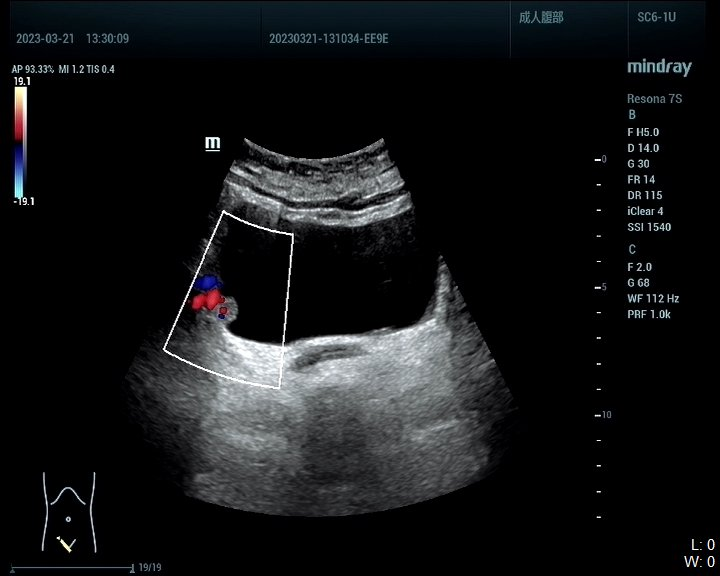
#> input picture data/bladdercancer/test/832.jpg, 720 x 576 px
$ python -i generate_coarse_masks.py   (imports and definitions only)
#> lines starting #> are read from the running program, lines starting #| are printed output that depends on the picture; after the words box and inside, x2 and y2 are one past the last pixel; in counts of white or black regions, pixels touching at a corner belong together
from __future__ import annotations

import argparse
from pathlib import Path

import cv2
import numpy as np
from tqdm import tqdm


IMAGE_EXTENSIONS = {".jpg", ".jpeg", ".png", ".bmp", ".tif", ".tiff"}


# [21 lines left out: functions parse_args, list_images, not called in this run]


def preprocess(gray: np.ndarray) -> np.ndarray:
    blurred = cv2.GaussianBlur(gray, (7, 7), 0)
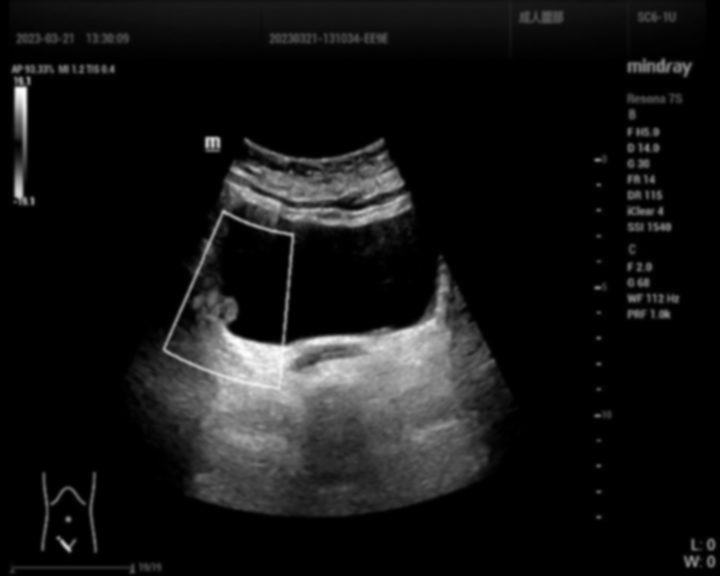
#> blurred: shape (576, 720); min 0, max 253, mean 20.9
    return cv2.equalizeHist(blurred)
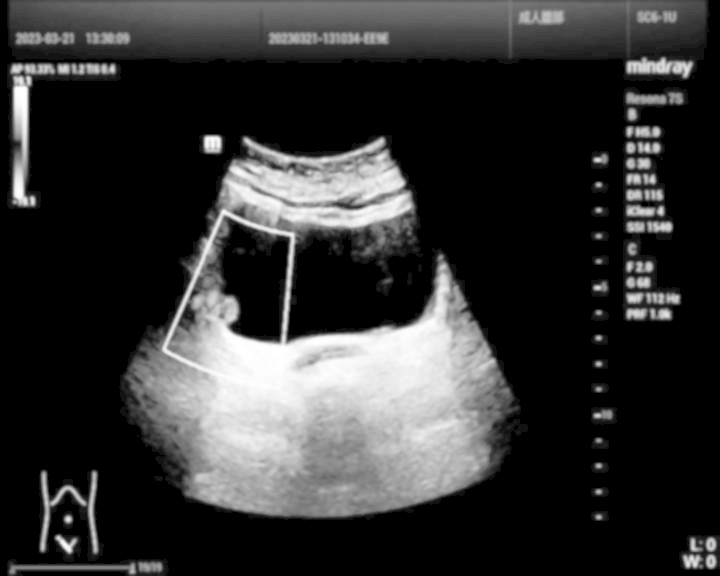
#> returned value: shape (576, 720); min 0, max 255, mean 50.8


# [11 lines left out: functions centrality_score, border_touching, not called in this run]


def component_score(
    component_mask: np.ndarray,
    processed_gray: np.ndarray,
) -> float:
    h, w = component_mask.shape
    ys, xs = np.where(component_mask > 0)
    if len(xs) == 0:
        return -1e9

    x, y, bw, bh = cv2.boundingRect(np.column_stack([xs, ys]))
    area = float(component_mask.sum() / 255.0)
    area_ratio = area / float(h * w)

    if area_ratio < 0.003 or area_ratio > 0.45:
        return -1e9

    cx = float(xs.mean())
    cy = float(ys.mean())
    central = centrality_score(cx, cy, w, h)
    darkness = 1.0 - float(processed_gray[component_mask > 0].mean()) / 255.0

    perimeter = cv2.arcLength(cv2.findContours(component_mask, cv2.RETR_EXTERNAL, cv2.CHAIN_APPROX_SIMPLE)[0][0], True)
    circularity = 0.0 if perimeter <= 0 else float(4.0 * np.pi * area / (perimeter * perimeter))
    circularity = max(0.0, min(circularity, 1.0))

    aspect = min(bw, bh) / max(bw, bh)
    border_penalty = 0.4 if border_touching(x, y, bw, bh, w, h) else 0.0

    return (
        2.8 * darkness
        + 2.2 * central
        + 1.2 * circularity
        + 0.8 * aspect
        + 1.0 * min(area_ratio / 0.08, 1.0)
        - border_penalty
    )


def clean_binary_mask(mask: np.ndarray) -> np.ndarray:
    kernel_small = cv2.getStructuringElement(cv2.MORPH_ELLIPSE, (5, 5))
    kernel_large = cv2.getStructuringElement(cv2.MORPH_ELLIPSE, (11, 11))
    mask = cv2.morphologyEx(mask, cv2.MORPH_OPEN, kernel_small)
    mask = cv2.morphologyEx(mask, cv2.MORPH_CLOSE, kernel_large)
    mask = cv2.medianBlur(mask, 5)
    return mask


def pick_best_component(candidate_mask: np.ndarray, processed_gray: np.ndarray) -> np.ndarray:
    num_labels, labels = cv2.connectedComponents(candidate_mask)
    best_score = -1e9
    best_mask = np.zeros_like(candidate_mask)

    for label in range(1, num_labels):
        component = np.where(labels == label, 255, 0).astype(np.uint8)
        score = component_score(component, processed_gray)
        if score > best_score:
            best_score = score
            best_mask = component

    return best_mask


def generate_mask(gray: np.ndarray) -> np.ndarray:
    processed = preprocess(gray)

    candidate_masks: list[np.ndarray] = []
    percentiles = [8, 12, 16, 20, 24, 28]
    for percentile in percentiles:
        threshold = int(np.percentile(processed, percentile))
        candidate = np.where(processed <= threshold, 255, 0).astype(np.uint8)
        candidate = clean_binary_mask(candidate)
        candidate_masks.append(candidate)
#> this loop made 6 passes
#> pass 1, in generate_mask, `candidate = np.where(processed <= threshold, 255, 0).astype(np.uint8)`:
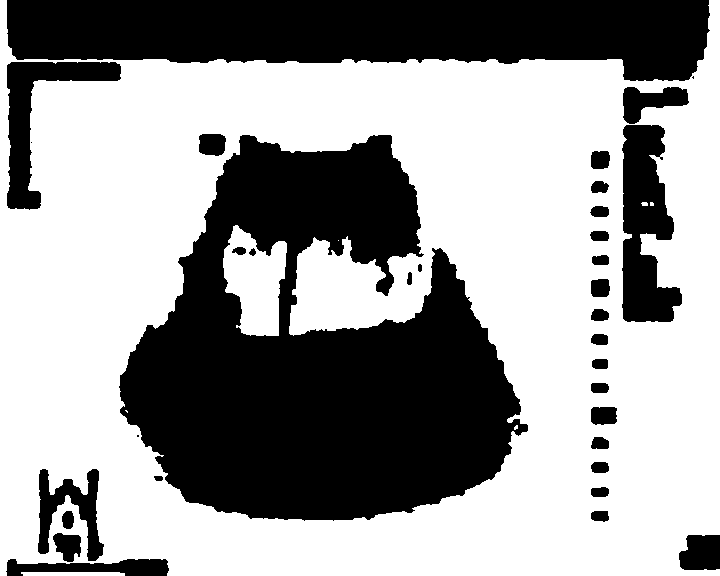
#> candidate: shape (576, 720); 60.8% white; 34 black regions (3 under 20 px), largest, box (x1, y1, x2, y2) and area: (119, 135, 528, 521) 94414, (7, 0, 710, 81) 43781, (622, 125, 682, 322) 7780
#> pass 1, in clean_binary_mask, `mask = cv2.medianBlur(mask, 5)`:
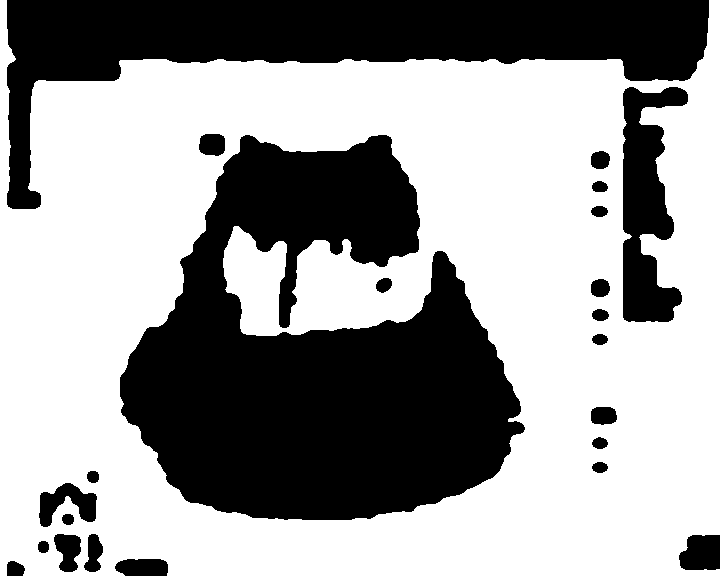
#> mask: shape (576, 720); 61.5% white; 23 black regions, largest, box (x1, y1, x2, y2) and area: (120, 135, 525, 520) 93854, (7, 0, 709, 209) 49039, (623, 87, 688, 322) 9153
#> after the loop, candidate_masks = 6 items

    _, otsu_inv = cv2.threshold(processed, 0, 255, cv2.THRESH_BINARY_INV + cv2.THRESH_OTSU)
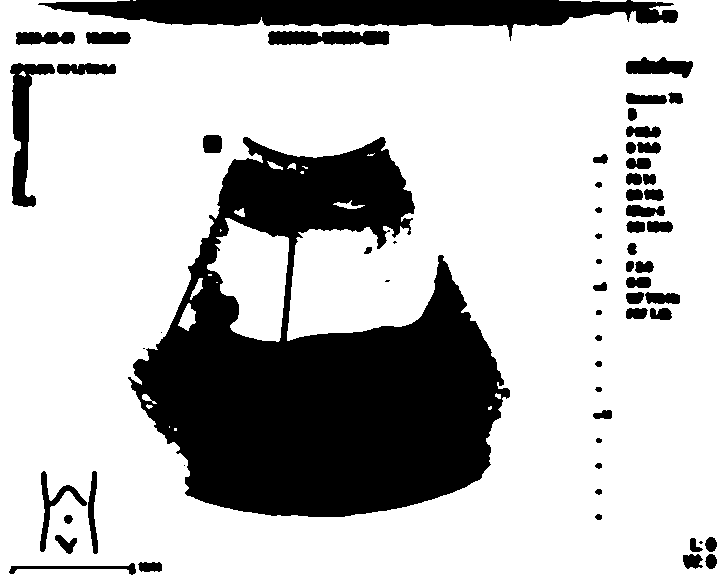
#> otsu_inv: shape (576, 720); 74.4% white; 63 black regions (6 under 20 px), largest, box (x1, y1, x2, y2) and area: (128, 137, 510, 517) 78125, (38, 0, 678, 41) 13423, (10, 63, 55, 207) 2408
    candidate_masks.append(clean_binary_mask(otsu_inv))
#> in clean_binary_mask (call 7), `mask = cv2.morphologyEx(mask, cv2.MORPH_OPEN, kernel_small)`: mask: shape (576, 720); 74% white; 46 black regions (4 under 20 px), largest, box (x1, y1, x2, y2) and area: (128, 137, 510, 517) 78663, (38, 0, 678, 41) 13786, (10, 63, 116, 207) 3033
#> in clean_binary_mask (call 7), `mask = cv2.morphologyEx(mask, cv2.MORPH_CLOSE, kernel_large)`:
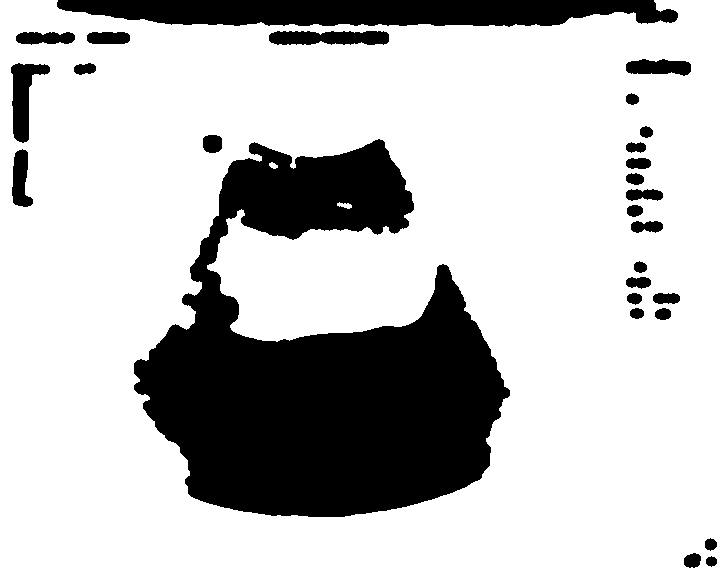
#> mask: shape (576, 720); 76% white; 27 black regions, largest, box (x1, y1, x2, y2) and area: (134, 139, 510, 517) 76992, (57, 0, 678, 27) 13538, (11, 63, 50, 143) 1477
#> in clean_binary_mask (call 7), `mask = cv2.medianBlur(mask, 5)`:
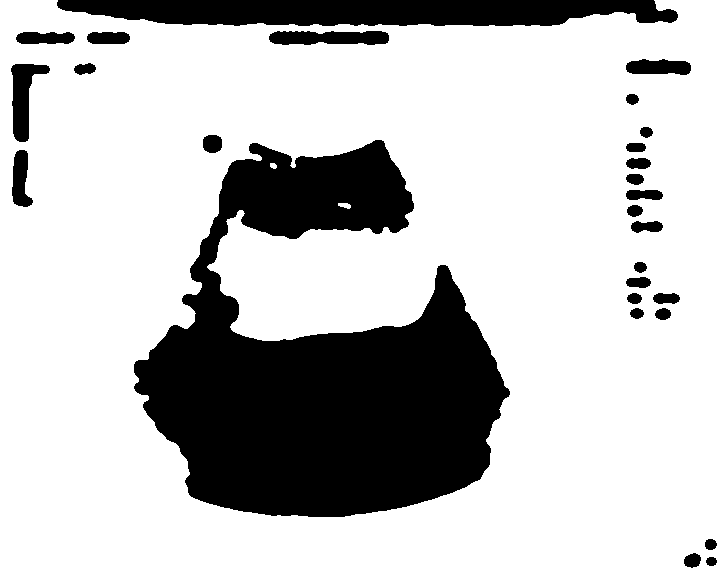
#> mask: shape (576, 720); 76% white; 27 black regions, largest, box (x1, y1, x2, y2) and area: (134, 140, 510, 517) 76981, (57, 0, 678, 26) 13535, (11, 64, 50, 142) 1462

    best_score = -1e9
    best_mask = np.zeros_like(gray)

    for candidate in candidate_masks:
        component = pick_best_component(candidate, processed)
        score = component_score(component, processed)
        if score > best_score:
            best_score = score
            best_mask = component
#> this loop made 7 passes
#> num_labels in pick_best_component on passes 1 to 7: 2, 2, 2, 2, 2, 2, 4
#> after the loop, best_score = -1e+09

    if best_score < -1e8:
        return np.zeros_like(gray)

    return clean_binary_mask(best_mask)


# [79 lines left out: functions save_overlay, process_split, main, not called in this run]


# [2 lines not run here, left out]

>>> import cv2
>>> picture = cv2.imread('../data/bladdercancer/test/832.jpg', cv2.IMREAD_GRAYSCALE)
>>> result = generate_mask(picture)

$ run again, on data/bladdercancer/train/110.jpg
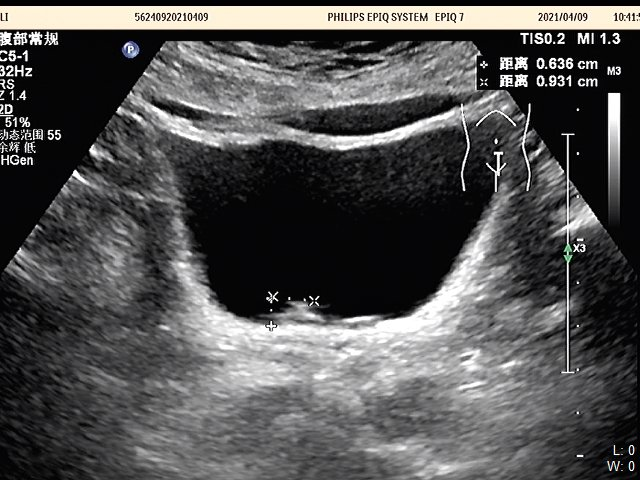
#> input picture data/bladdercancer/train/110.jpg, 640 x 480 px
#> the loop in generate_mask, `for percentile in percentiles:` made 6 passes
#> threshold on passes 1 to 6: 46, 46, 46, 52, 61, 73
#> after the loop in generate_mask, `for percentile in percentiles:`: candidate_masks = 6 items
#> otsu_inv: shape (480, 640); 52.6% white; 107 black regions (43 under 20 px), largest, box (x1, y1, x2, y2) and area: (58, 41, 604, 480) 114513, (0, 5, 640, 46) 16713, (67, 208, 145, 314) 4438
#> the loop in generate_mask, `for candidate in candidate_masks:` made 7 passes
#> num_labels in pick_best_component on passes 1 to 4: 18, 18, 18, 15
#> pass 1, in pick_best_component, `num_labels, labels = cv2.connectedComponents(candidate_mask)`:
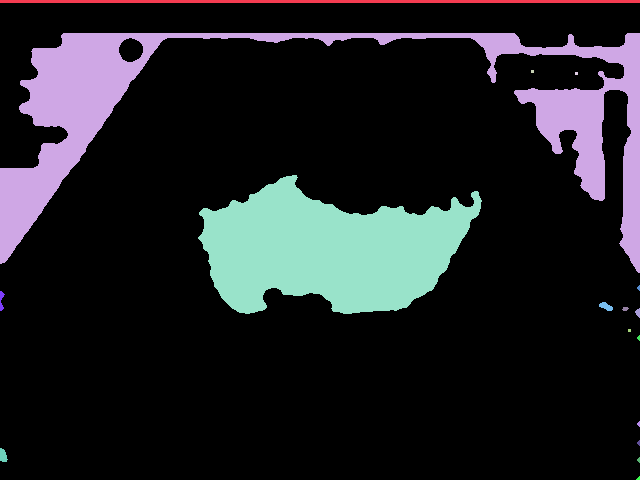
#> labels: shape (480, 640) int32; 18 distinct labels, from 0 to 17; one colour per label, 0 black
#> in clean_binary_mask (call 8), `mask = cv2.morphologyEx(mask, cv2.MORPH_CLOSE, kernel_large)`:
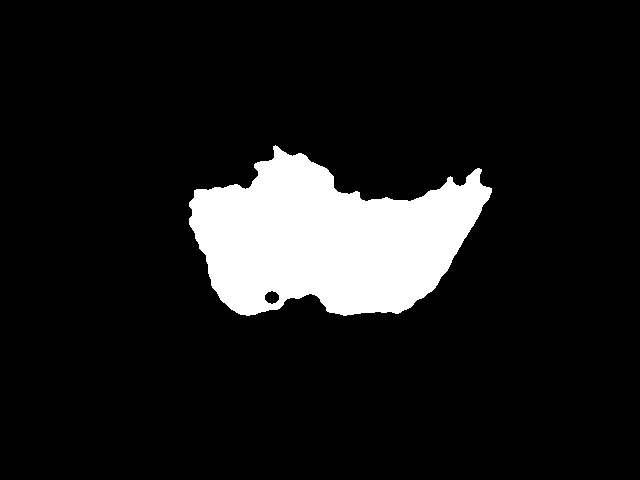
#> mask: shape (480, 640); 10.6% white; 1 white region, box (x1, y1, x2, y2) and area: (189, 145, 492, 316) 32699

$ run again, on data/bladdercancer/train/121.jpg
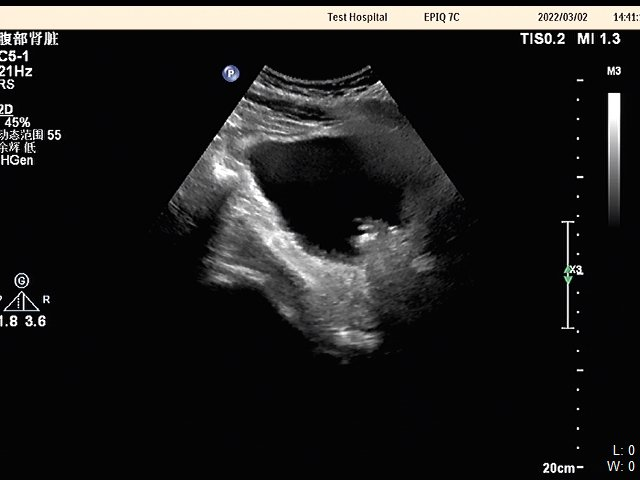
#> input picture data/bladdercancer/train/121.jpg, 640 x 480 px
#> after the loop in generate_mask, `for percentile in percentiles:`: candidate_masks = 6 items
#> otsu_inv: shape (480, 640); 79.8% white; 47 black regions (22 under 20 px), largest, box (x1, y1, x2, y2) and area: (169, 65, 456, 352) 35774, (0, 5, 640, 46) 18451, (0, 103, 45, 166) 1706
#> the loop in generate_mask, `for candidate in candidate_masks:` made 7 passes
#> num_labels in pick_best_component on passes 1 to 7: 7, 7, 7, 7, 7, 7, 5
#> pass 1, in pick_best_component, `num_labels, labels = cv2.connectedComponents(candidate_mask)`:
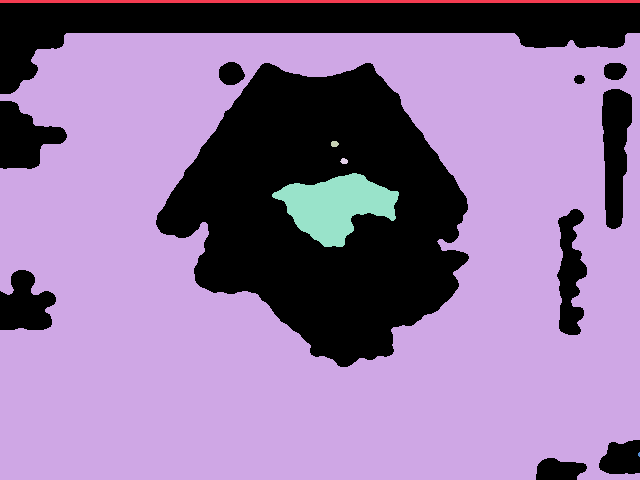
#> labels: shape (480, 640) int32; 7 distinct labels, from 0 to 6; one colour per label, 0 black
#> after the loop in generate_mask, `for candidate in candidate_masks:`:
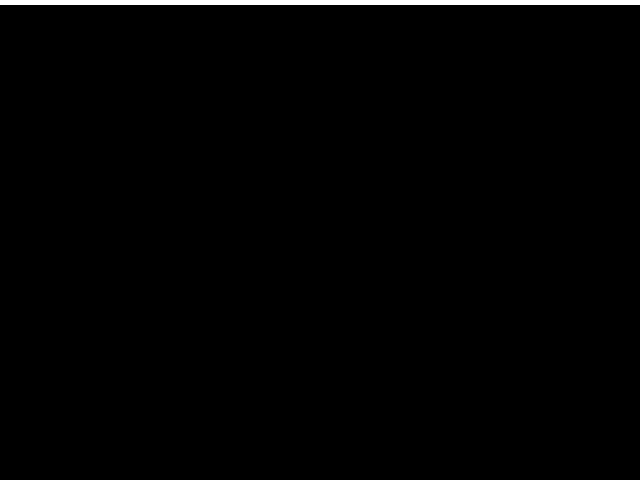
#> component: shape (480, 640); 1% white; 1 white region, box (x1, y1, x2, y2) and area: (0, 0, 640, 5) 3200
#> after the loop in generate_mask, `for candidate in candidate_masks:`: best_score = 4.01

$ run again, on data/bladdercancer/val/664.jpg
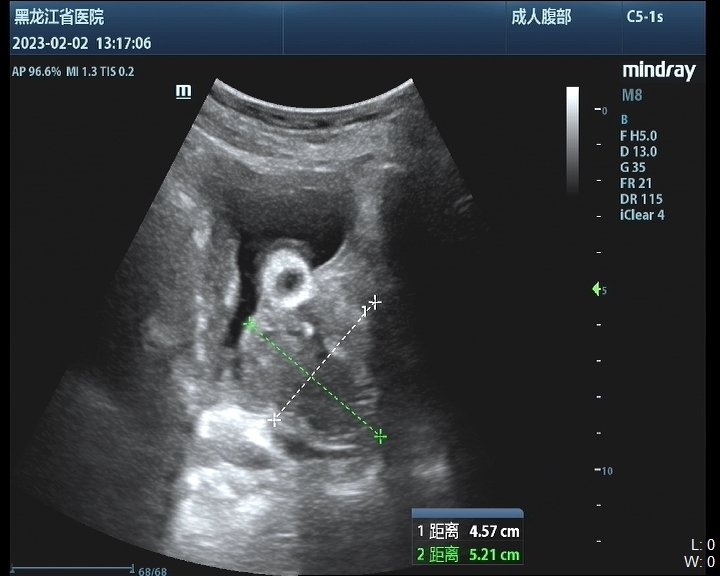
#> input picture data/bladdercancer/val/664.jpg, 720 x 576 px
#> after the loop in generate_mask, `for percentile in percentiles:`: candidate_masks = 6 items
#> otsu_inv: shape (576, 720); 62.7% white; 68 black regions (24 under 20 px), largest, box (x1, y1, x2, y2) and area: (75, 77, 524, 576) 121050, (10, 0, 705, 48) 21976, (565, 85, 580, 181) 1316
#> the loop in generate_mask, `for candidate in candidate_masks:` made 7 passes
#> num_labels in pick_best_component on pass 7: 9
#> after the loop in generate_mask, `for candidate in candidate_masks:`:
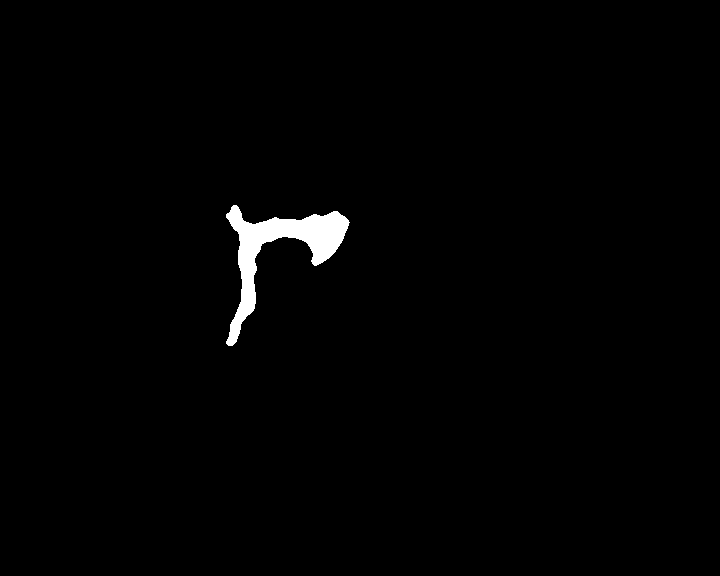
#> best_mask: shape (576, 720); 1.1% white; 1 white region, box (x1, y1, x2, y2) and area: (226, 205, 350, 346) 4767
#> after the loop in generate_mask, `for candidate in candidate_masks:`: best_score = 4.01
